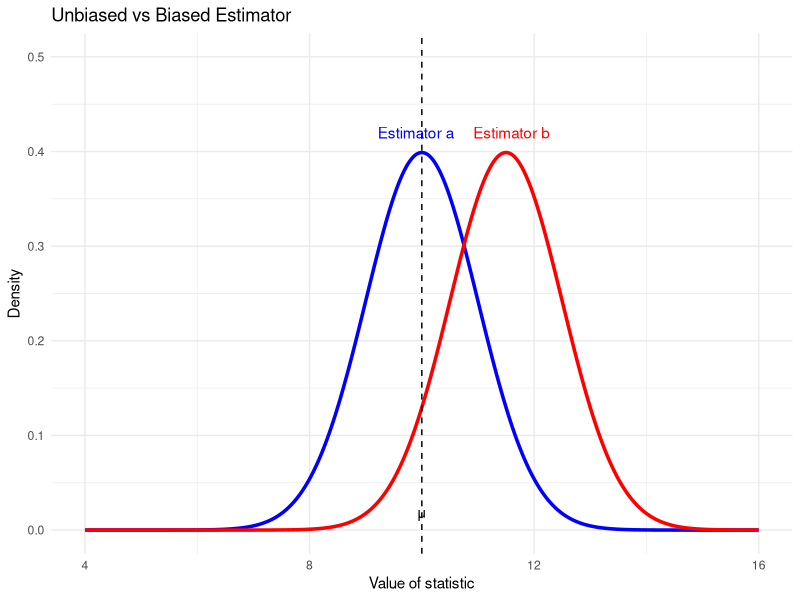
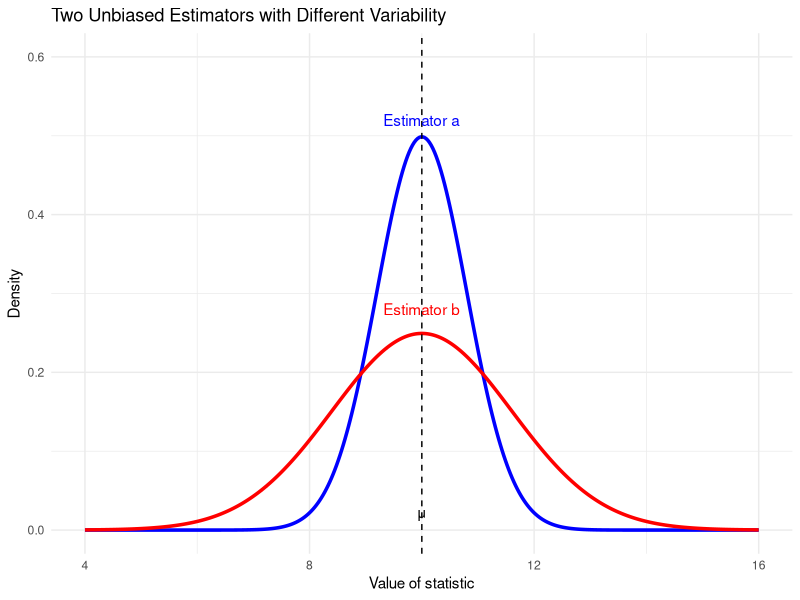
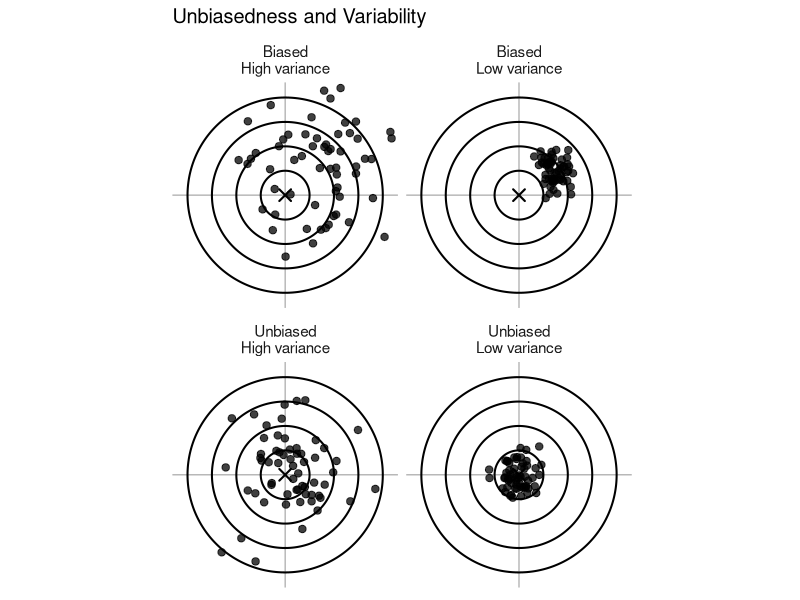
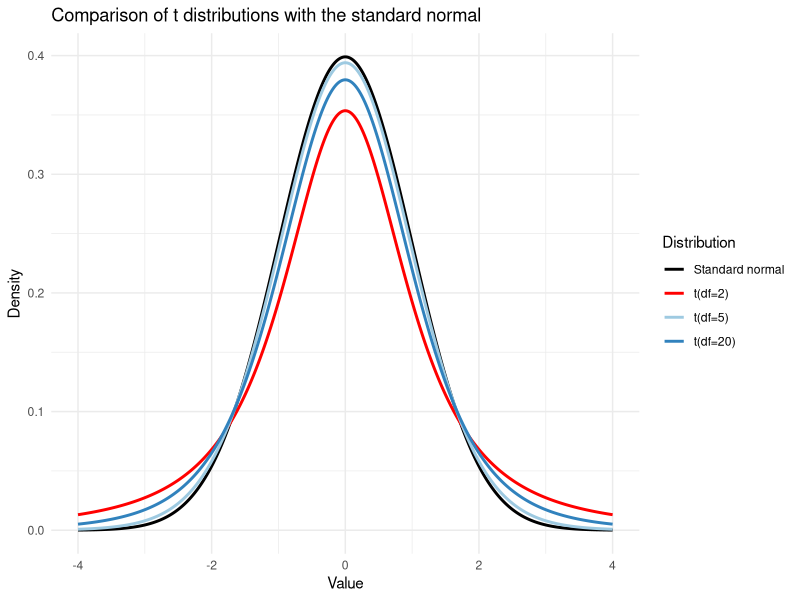
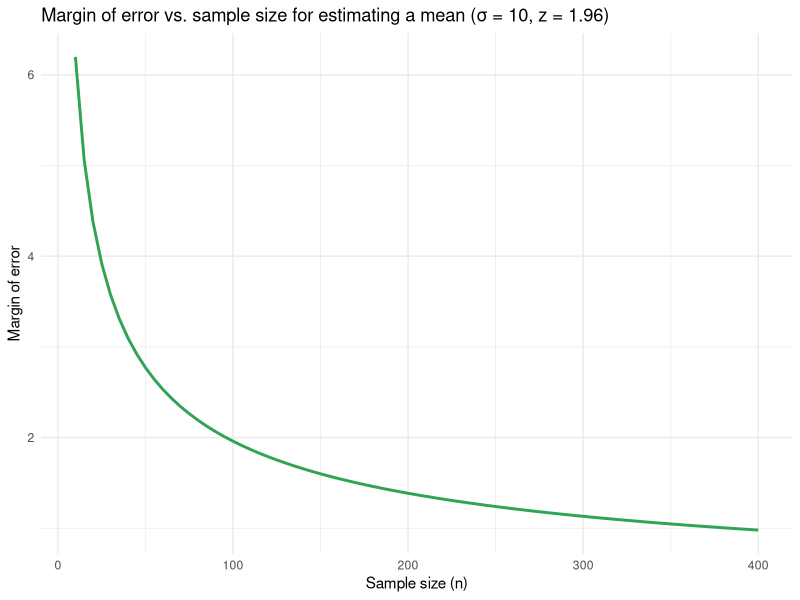

Generate these figures, in order, with R:
## ---- chunk 1
#| echo: false
#| message: false
#| warning: false

library(ggplot2)

mu <- 10

x <- seq(4,16,length.out=400)

df <- data.frame(
  x = x,
  a = dnorm(x, mean = mu, sd = 1),
  b = dnorm(x, mean = mu + 1.5, sd = 1)
)

ggplot(df) +
  geom_line(aes(x, a), color="blue", linewidth=1.2) +
  geom_line(aes(x, b), color="red", linewidth=1.2) +
  geom_vline(xintercept = mu, linetype="dashed") +
  labs(title="Unbiased vs Biased Estimator",
       x="Value of statistic",
       y="Density") +
  annotate("text", x=mu, y=0, label="μ", vjust=-1) +
  annotate("text", x=mu-.1, y=.42, label="Estimator a", color="blue") +
  annotate("text", x=mu+1.6, y=.42, label="Estimator b", color="red") +
  theme_minimal()+
  ylim(0, 0.5)
## ---- chunk 2
#| echo: false
#| message: false
#| warning: false

df2 <- data.frame(
  x = x,
  a = dnorm(x, mean = mu, sd = 0.8),
  b = dnorm(x, mean = mu, sd = 1.6)
)

ggplot(df2) +
  geom_line(aes(x, a), color="blue", linewidth=1.2) +
  geom_line(aes(x, b), color="red", linewidth=1.2) +
  geom_vline(xintercept = mu, linetype="dashed") +
  labs(title="Two Unbiased Estimators with Different Variability",
       x="Value of statistic",
       y="Density") +
  annotate("text", x=mu, y=0, label="μ", vjust=-1) +
  annotate("text", x=mu, y=.52, label="Estimator a", color="blue") +
  annotate("text", x=mu, y=.28, label="Estimator b", color="red") +
  theme_minimal()+
  ylim(0,0.6)
## ---- chunk 3
#| echo: false
#| message: false
#| warning: false
#| fig-width: 8
#| fig-height: 8

library(ggplot2)
library(dplyr)
library(tidyr)

set.seed(2026)

# ---- helper: make circles for a dartboard ----
make_circle <- function(r, n = 400) {
  tibble(
    theta = seq(0, 2*pi, length.out = n),
    x = r * cos(theta),
    y = r * sin(theta),
    r = r
  )
}

# Dartboard rings (choose a few radii)
rings <- bind_rows(
  make_circle(1.00),
  make_circle(0.75),
  make_circle(0.50),
  make_circle(0.25)
)

# ---- simulate "statistics" as dart throws ----
n_points <- 60

simulate_points <- function(n, mean_x, mean_y, sd) {
  tibble(
    x = rnorm(n, mean = mean_x, sd = sd),
    y = rnorm(n, mean = mean_y, sd = sd)
  )
}

# Parameter is the bullseye at (0,0).
# Bias is illustrated by shifting the center away from (0,0).
# Variance is illustrated by changing the spread (sd).

pts <- bind_rows(
  simulate_points(n_points,  0.0,  0.0, sd = 0.12) %>% mutate(scenario = "Unbiased\nLow variance"),
  simulate_points(n_points,  0.0,  0.0, sd = 0.35) %>% mutate(scenario = "Unbiased\nHigh variance"),
  simulate_points(n_points,  0.35, 0.25, sd = 0.12) %>% mutate(scenario = "Biased\nLow variance"),
  simulate_points(n_points,  0.35, 0.25, sd = 0.35) %>% mutate(scenario = "Biased\nHigh variance")
)

# Add scenario to rings too (so each panel gets a dartboard)
rings_faceted <- rings %>%
  crossing(scenario = unique(pts$scenario))

# Bullseye (the true parameter) for each panel
bullseye <- tibble(x = 0, y = 0) %>%
  crossing(scenario = unique(pts$scenario))

# ---- plot ----
ggplot() +
  geom_path(
    data = rings_faceted,
    aes(x = x, y = y, group = r),
    linewidth = 0.7
  ) +
  geom_hline(yintercept = 0, linewidth = 0.4, alpha = 0.35) +
  geom_vline(xintercept = 0, linewidth = 0.4, alpha = 0.35) +
  geom_point(
    data = pts,
    aes(x = x, y = y),
    size = 2.2,
    alpha = 0.75
  ) +
  geom_point(
    data = bullseye,
    aes(x = x, y = y),
    size = 3.2,
    shape = 4,   # x-mark
    stroke = 1.1
  ) +
  coord_equal(xlim = c(-1.05, 1.05), ylim = c(-1.05, 1.05)) +
  facet_wrap(~scenario, nrow = 2) +
  labs(
    title = "Unbiasedness and Variability",
    x = NULL, y = NULL
  ) +
  theme_minimal(base_size = 12) +
  theme(
    panel.grid = element_blank(),
    strip.text = element_text(size = 11),
    axis.text = element_blank(),
    axis.ticks = element_blank()
  )
## ---- chunk 4
#| echo: false
#| message: false
#| warning: false
library(tidyverse)
df_grid <- tibble(x = seq(-4, 4, length.out = 400)) %>%
  mutate(norm = dnorm(x),
         t2   = dt(x, df = 2),
         t5   = dt(x, df = 5),
         t20  = dt(x, df = 20)) %>%
  pivot_longer(cols = c(norm,t2, t5, t20), names_to = "dist", values_to = "density")

ggplot(df_grid, aes(x = x, y = density, color = dist)) +
  geom_line(size = 1) +
  scale_color_manual(values = c("norm" = "black","t2" = "red", "t5" = "#3182bd", "t20" = "#9ecae1"),
                     labels = c("Standard normal","t(df=2)", "t(df=5)", "t(df=20)")) +
  labs(title = "Comparison of t distributions with the standard normal",
       x = "Value", y = "Density", color = "Distribution") +
  theme_minimal()
## ---- chunk 5
#| echo: false
#| message: false
#| warning: false
library(tidyverse)
n_vals <- seq(10, 400, by = 5)
sigma <- 10
z_star <- 1.96
margins <- z_star * sigma / sqrt(n_vals)
plot_df <- tibble(n = n_vals, margin = margins)

ggplot(plot_df, aes(x = n, y = margin)) +
  geom_line(color = "#31a354", size = 1) +
  labs(x = "Sample size (n)", y = "Margin of error",
       title = "Margin of error vs. sample size for estimating a mean (σ = 10, z = 1.96)") +
  theme_minimal()
